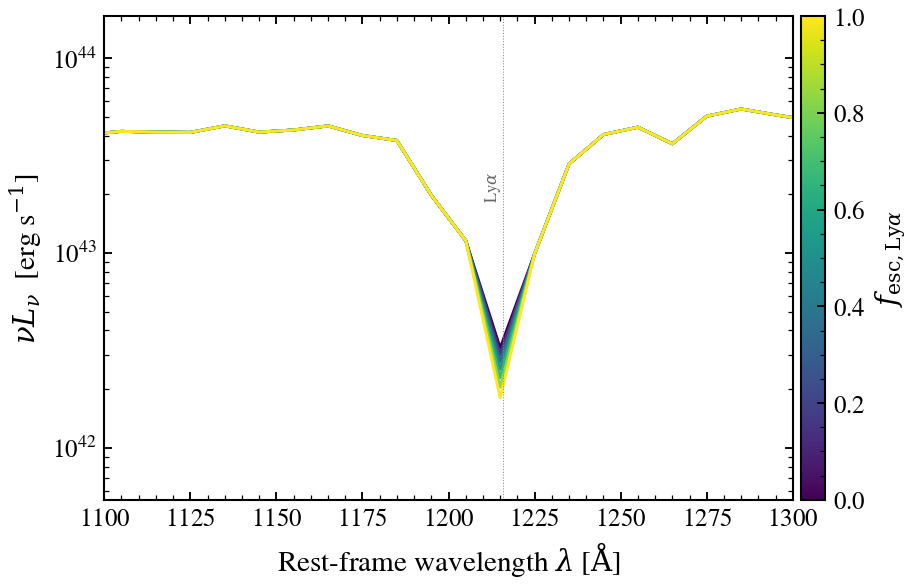

Python code for this plot:
"""
Lyα escape fraction controls Lyman-alpha strength
=================================================

The Lyα-specific escape fraction ``f_esc_lya`` sets what fraction of Lyα
photons can escape the ISM without scattering. Higher ``f_esc_lya`` suppresses
the Lyα emission line while leaving other nebular lines unchanged.
"""

import warnings

import jax
import jax.numpy as jnp
import matplotlib as mpl
import matplotlib.pyplot as plt
import numpy as np

import tengri
from tengri.analysis.plotting import setup_style

setup_style()
warnings.filterwarnings("ignore", message=".*BakedInBackend.*")
warnings.filterwarnings("ignore", message=".*deprecated.*")

ssp = tengri.load_ssp("fsps_prsc_miles_chabrier")
SFH = {
    "type": "dpl",
    "*": tengri.FIXED,
    "alpha": 3.0,
    "beta": 2.0,
    "tau_gyr": 0.3,
    "log_peak_sfr": 1.5,
}
DUST = {"type": "two_component", "*": tengri.FIXED, "tau_diff": 0.05, "tau_bc": 0.1}

model = tengri.SEDModel.build(
    ssp,
    sfh=SFH,
    dust=DUST,
    neb={"type": "cue", "*": tengri.FIXED, "fesc_lya": tengri.Uniform(0.0, 1.0)},
    redshift=tengri.Fixed(0.05),
)
baseline = dict(model.spec.sample(jax.random.PRNGKey(0)))

fesc_lya_values = np.linspace(0.0, 1.0, 7)
norm = mpl.colors.Normalize(vmin=fesc_lya_values.min(), vmax=fesc_lya_values.max())
cmap = plt.get_cmap("viridis")

fig, ax = plt.subplots(figsize=(6.5, 4.2))
ymax = 0.0
ymin = np.inf
for fesc_lya in fesc_lya_values:
    params = {**baseline, "neb_fesc_lya": jnp.float64(fesc_lya)}
    out = model.predict_rest_sed(params)
    wave = np.asarray(out.wavelength)
    nu = 2.998e18 / wave
    nu_l_nu = nu * np.asarray(out.sed)
    vis = (wave > 1100) & (wave < 1300)
    ymax = max(ymax, float(np.max(nu_l_nu[vis])))
    pos = nu_l_nu[vis][nu_l_nu[vis] > 0]
    if pos.size:
        ymin = min(ymin, float(np.min(pos)))
    ax.semilogy(wave, nu_l_nu, color=cmap(norm(fesc_lya)), lw=1.4)

ax.set(
    xlim=(1100, 1300),
    ylim=(0.3 * ymin, 3.0 * ymax),
    xlabel=r"Rest-frame wavelength $\lambda$ [$\mathrm{\AA}$]",
    ylabel=r"$\nu L_\nu$  [erg s$^{-1}$]",
)
ax.axvline(1215.67, color="0.55", lw=0.5, ls=":")
ax.text(
    1215.67,
    ymax * 0.4,
    r"Ly$\alpha$",
    color="0.4",
    fontsize=8,
    rotation=90,
    va="center",
    ha="right",
)

cbar = fig.colorbar(plt.cm.ScalarMappable(norm=norm, cmap=cmap), ax=ax, pad=0.01)
cbar.set_label(r"$f_{\mathrm{esc,Ly}\alpha}$")

fig.tight_layout()
plt.savefig("plot_fesc_lya_sweep.png", dpi=150, bbox_inches="tight")
